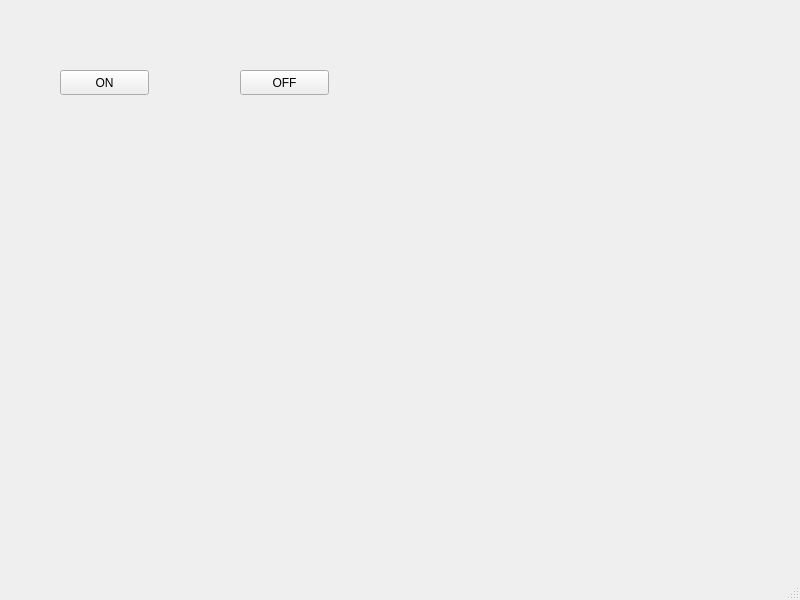
<?xml version="1.0" encoding="UTF-8"?>
<ui version="4.0">
 <class>MainWindow</class>
 <widget class="QMainWindow" name="MainWindow">
  <property name="geometry">
   <rect>
    <x>0</x>
    <y>0</y>
    <width>800</width>
    <height>600</height>
   </rect>
  </property>
  <property name="windowTitle">
   <string>MainWindow</string>
  </property>
  <widget class="QWidget" name="centralwidget">
   <widget class="QPushButton" name="ON">
    <property name="geometry">
     <rect>
      <x>60</x>
      <y>70</y>
      <width>89</width>
      <height>25</height>
     </rect>
    </property>
    <property name="text">
     <string>ON</string>
    </property>
   </widget>
   <widget class="QPushButton" name="OFF">
    <property name="geometry">
     <rect>
      <x>240</x>
      <y>70</y>
      <width>89</width>
      <height>25</height>
     </rect>
    </property>
    <property name="text">
     <string>OFF</string>
    </property>
   </widget>
  </widget>
  <widget class="QMenuBar" name="menubar">
   <property name="geometry">
    <rect>
     <x>0</x>
     <y>0</y>
     <width>800</width>
     <height>22</height>
    </rect>
   </property>
  </widget>
  <widget class="QStatusBar" name="statusbar"/>
 </widget>
 <resources/>
 <connections/>
</ui>
